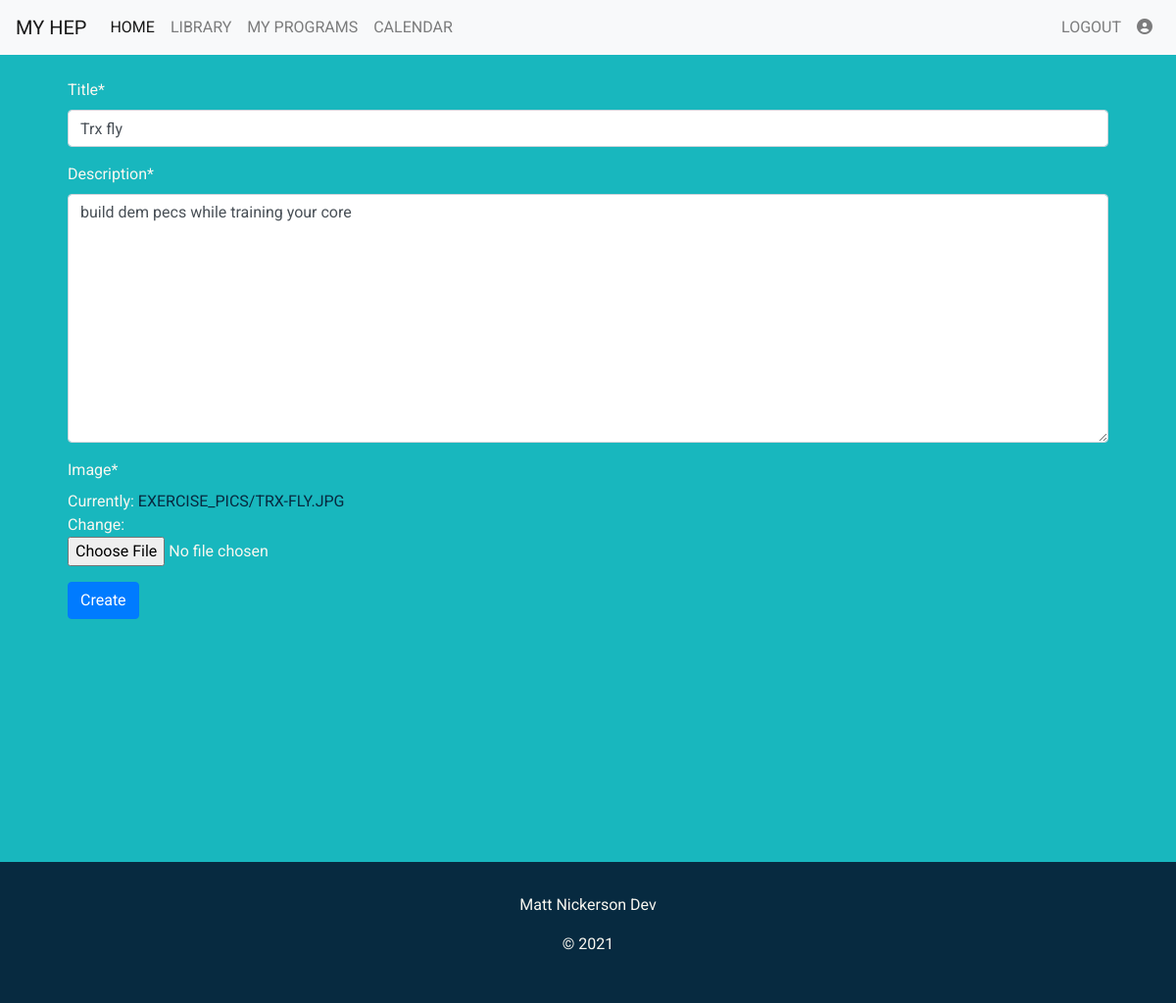
/exercise/update/16 (signed in), run on the app's committed database.
### exercises/models.py (models this page shows, shortened)
class Exercise(models.Model):
    title = models.CharField(max_length=80)
    description= models.TextField()
    date_posted = models.DateTimeField(default=timezone.now)
    last_modified = models.DateTimeField(auto_now=True)
    author = models.ForeignKey(User, on_delete=models.CASCADE)
    image= models.ImageField(default='default_exercise.png', upload_to='exercise_pics')

### exercises/views.py (the view, shortened to what this page needs)
# urls.py: path('exercise/update/<int:pk>', ExerciseUpdateView.as_view(), name="exercise_update"),
class ExerciseUpdateView(LoginRequiredMixin, UserPassesTestMixin, UpdateView):
    model= Exercise
    fields = ['title', 'description', 'image']
    def test_func(self):
        exercise = self.get_object()
        if self.request.user == exercise.author:
            return True
        return False

### exercises/templates/exercises/exercise_form.html (shortened to what this page needs)
{% extends "exercises/layout.html" %}
{% load crispy_forms_tags %}
{% block content %}
    <div class="exercise-form-container m-4">
        <form method="POST" enctype="multipart/form-data">
            <div class="form-group">
                {{form|crispy}}
            </div>
            <div class="form-group">
                <button type="submit" class="btn btn-primary">Create</button>
            </div>
        </form>
    </div>
{% endblock content %}

### exercises/static/exercises/style.css (style rules this page uses)
* { font-family: 'Roboto', sans-serif; font-weight: 400; }
body { background-color: #18B7BE; color:#f9f7f0 }
a { color:#072A40; text-transform: uppercase; }
.btn { text-align: center; }

### data on the page
Exercise: title "Trx fly", description "build dem pecs while training your core"
